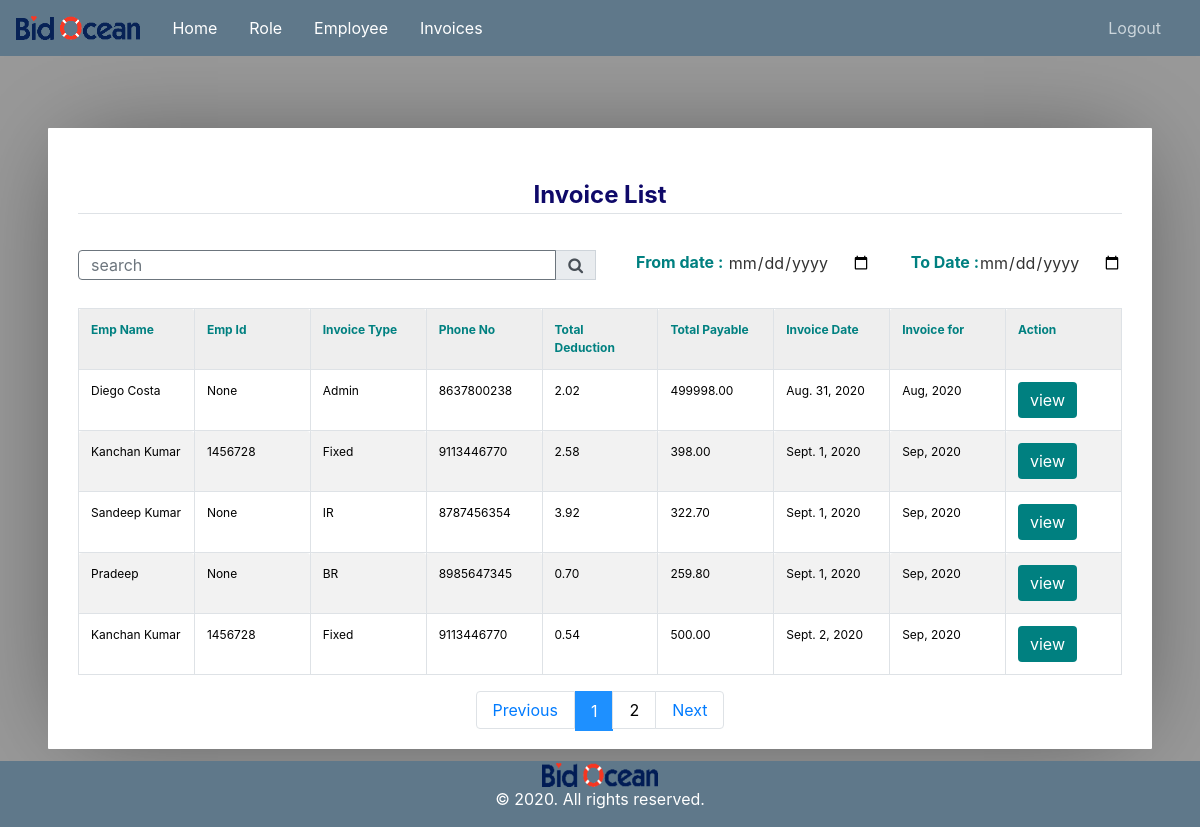
The app's page /invoice-list/ (signed in) with its own data.
### user_invoice/models.py (models this page shows, shortened)
class Invoice(models.Model):
	id                                 = models.AutoField(primary_key=True)
	invoice_date                       = models.DateField()
	monthdate                          = models.DateField()
	emp_type                           = models.CharField(max_length=150, null=True, blank=True)
	additional_auth_days               = models.CharField(max_length=100, default=0)
	wds_source_checked_completely      = models.CharField(max_length=200, default=0)
	new_solicitation_entered_correctly = models.CharField(max_length=200, default=0)
	updated_solicitation_by_addenda    = models.CharField(max_length=200, default=0)
	difficult_and_nonproductive_source = models.CharField(max_length=200, default=0)
	extra_hours_worked                 = models.CharField(max_length=200, default=0)
	file_attached                      = models.CharField(max_length=200, default=0)
	new_entities_added                 = models.CharField(max_length=200, default=0)
	ph_added_to_bid_list               = models.CharField(max_length=200, default=0)
	ph_edited_in_bid_list              = models.CharField(max_length=200, default=0)
	ph_deleted_in_bid_list             = models.CharField(max_length=200, default=0)
	extra_days_worked                  = models.CharField(max_length=200, default=0)
	total_pay                          = models.CharField(max_length=200, default=0)
	authorised_day_off                 = models.CharField(max_length=200, default=0)
	unauthorised_day_off               = models.CharField(max_length=200, default=0)
	total_working_days                 = models.CharField(max_length=200, default=0)
	total_days_worked                  = models.CharField(max_length=200, default=0)
	duplicate_entities                 = models.CharField(max_length=200, default=0)
	errors                             = models.CharField(max_length=200, default=0)
	fines                              = models.CharField(max_length=200, default=0)
	duplicate_solic                    = models.CharField(max_length=200, default=0)
	entity_cont_wrong                  = models.CharField(max_length=200, default=0)
	false_referal                      = models.CharField(max_length=200, default=0)
	fraudulent_solicitation_update     = models.CharField(max_length=200, default=0)
	source_returned_without_good_res   = models.CharField(max_length=200, default=0)
	missed_bidbond_and_specs           = models.CharField(max_length=200, default=0)
	missed_categories                  = models.CharField(max_length=200, default=0)
	missed_solic_or_addend_from_source = models.CharField(max_length=200, default=0)
	missed_incorrect_filetype          = models.CharField(max_length=200, default=0)
	missing_or_wrong_outside_link      = models.CharField(max_length=200, default=0)
	missing_or_wrong_term_contract     = models.CharField(max_length=200, default=0)
	not_posted_as_lead                 = models.CharField(max_length=200, default=0)
	other_error                        = models.CharField(max_length=200, default=0)
	other_serious_error                = models.CharField(max_length=200, default=0)
	refreshing_wds_page_to_diff_source = models.CharField(max_length=200, default=0)
	prevailing_wage_not_selected       = models.CharField(max_length=200, default=0)
	skipped_solicitation               = models.CharField(max_length=200, default=0)
	source_returned_without_a_note     = models.CharField(max_length=200, default=0)
	unexcused_unjustified_absence      = models.CharField(max_length=200, default=0)
	wrongbid_prebid_mandatory          = models.CharField(max_length=200, default=0)
	wrong_categories                   = models.CharField(max_length=200, default=0)
	wrong_geographic_location          = models.CharField(max_length=200, default=0)
	incomplete_and_incorrect_scope     = models.CharField(max_length=200, default=0)
	wrong_text_format                  = models.CharField(max_length=200, default=0)
	total_deduction                    = models.CharField(max_length=200, default=0)
	total_payable                      = models.CharField(max_length=200, default=0)
	emp_ownwer                         = models.ForeignKey(Employee, on_delete=models.SET_NULL, null=True, blank=True)
	is_approved                        = models.SmallIntegerField(default=0)

class Employee(models.Model):
	id       = models.AutoField(primary_key=True)
	name     = models.CharField(max_length=300)
	role     = models.ForeignKey(Role,on_delete=models.CASCADE)
	salary   = models.CharField(max_length=300, null=True, blank=True)
	address  = models.CharField(max_length=300)
	emp_id   = models.CharField(max_length=300, null=True, blank=True)
	phone_no = models.CharField(max_length=300)
	leaves   = models.IntegerField()
	auth_tbl = models.OneToOneField(User, on_delete=models.CASCADE)
	added_at = models.DateTimeField(auto_now_add=True)

class Role(models.Model):
    id         = models.AutoField(primary_key=True)
    name       = models.CharField(max_length=300)
    created_at = models.DateTimeField(auto_now_add=True)
    status     = models.SmallIntegerField(default=1)

### user_invoice/views.py (the view)
# urls.py: path('invoice-list/', views.InvoiceDisplayView.as_view(), name='invoice_list' ),
class InvoiceDisplayView(AdminPanelMixin, TemplateView):
    template_name = 'user_invoice/invoice_list.html'
    def get(self, request):
        employee  =  Employee.objects.get(auth_tbl=self.request.user)
        rolename  =  employee.role.name.lower()
        if rolename == 'admin' or  rolename == 'hr':
            invoice = Invoice.objects.all()
        else:
            invoice = Invoice.objects.filter(emp_ownwer=employee).all()
        search        = request.GET.get('search', None)
        from_date     = request.GET.get('from_date', None)
        to_date       = request.GET.get('to_date', None)
        if search is not None and search is not '':
            search = search.strip()
            invoice = invoice.filter(Q(emp_ownwer__name__icontains=search)|Q(emp_ownwer__address__icontains=search)|(Q(emp_ownwer__phone_no__icontains=search))|Q(emp_ownwer__emp_id__icontains=search))
        if (from_date is not None or to_date is not None) and (from_date != "" or to_date != ""):
            to_date   = datetime.strptime(to_date,"%Y-%m-%d").date()
            from_date = datetime.strptime(from_date,"%Y-%m-%d").date()
            invoice   = invoice.filter(invoice_date__gte=from_date, invoice_date__lte=to_date)
        paginator        = Paginator(invoice,5)
        page             = request.GET.get('page')
        paginatedcontent = paginator.get_page(page)
        context = {
            'invoices' : paginatedcontent,
            'title'    : 'Invoice list',
            'role'     : rolename
        }
        return render(request, self.template_name, context)

### user_invoice/mixin.py (called while the page is built)
    def test_func(self):
        return self.request.user.is_staff or self.request.user.is_superuser

### user_invoice/templates/user_invoice/invoice_list.html (shortened to what this page needs)
{% extends "user_invoice/base.html" %}
{% load crispy_forms_tags %}
{% block content %}
    <div class='container'>
		<table  width="100%">
			<tr>
				<legend class="border-bottom mb-4" style="color: rgb(15, 9, 105);text-align: center;"><b> Invoice List </b></legend>
				<td align="right"></td>
			</tr>
		</table>
		<form>
			<table>
				<tr>
					<link rel="stylesheet" href="https://stackpath.bootstrapcdn.com/font-awesome/4.7.0/css/font-awesome.min.css">
					<div class="form-group w-40" >
						<div class="input-group mb-3">
							<input type="text" name="search" style="width: 30px;height: 30px;" class="form-control border-secondary py-2" value="{{request.GET.search}}" placeholder="search">
							<div class="input-group-append">
							 <button class="input-group-text" style="height: 30px;" type="submit" name="submitbtn" value="Search"><i class="fa fa-search"></i>
							</div>
							<p style="margin-left: 40px;"><b style="color: teal;"> From date :</b> <input type="date" name="from_date" value="{{request.GET.from_date}}"></p>
								<p style="margin-left: 40px;"><b style="color: teal;"> To Date :</b><input type="date" name="to_date" value="{{request.GET.to_date}}"></p>
						</div>
				</tr>
			</table>
		</form>
		<table cellpadding="0" cellspacing="0" border="0" class="table table-bordered table-striped  display" width="100%">
			<tr>
				<th style="color: teal;"><b> Emp Name </b></th>
				<th style="color: teal;"><b> Emp Id </b></th>
				<th style="color: teal;"><b> Invoice Type</b></th>
				<th style="color: teal;"><b> Phone No </b></th>
				<th style="color: teal;"><b> Total Deduction </b></th>
				<th style="color: teal;"><b> Total Payable </b></th>
				<th style="color: teal;"><b> Invoice Date</b></th>
				<th style="color: teal;"><b> Invoice for</b></th>
				<th style="color: teal;"><b> Action</b></th>
			</tr>
			{% for invoice in invoices %}
			<tr>
				<td style="color: black;">{{invoice.emp_ownwer.name}}</td>
				<td style="color: black;">{{invoice.emp_ownwer.emp_id}}</td>
				<td style="color: black;">{{invoice.emp_ownwer.role.name}}</td>
				<td style="color: black;">{{invoice.emp_ownwer.phone_no}}</td>
				<td style="color: black;">{{invoice.total_deduction}}</td>
				<td style="color: black;">{{invoice.total_payable}}</td>
				<td style="color: black;">{{invoice.invoice_date}}</td>
				<td style="color: black;">{{invoice.monthdate|date:"M, Y"}}</td>
				<td style="color: black;"><a href="{% if invoice.emp_ownwer.role.name|lower == 'ir' %}{% url 'edit_ir' invoice.pk %}{% elif invoice.emp_ownwer.role.name|lower == 'br' %}{% url 'edit_br' invoice.pk %}{% else %}{% url 'edit_fixed' invoice.pk %}{% endif %}"><button class="btn btn-primary" style="background-color:teal;border: none;">view</button></a></td>
			</tr>
			{% endfor %}
		</table>
		</div>
{% if invoices.paginator.num_pages > 1 %}
  <nav aria-label="Page navigation example" style="margin-bottom: 30px;">
  <ul class="pagination justify-content-center">
    {% if invoices.has_previous %}
      <li class="text-dark page-item" style="margin-bottom: 20px;"><a class="page-link text-primary font-weight-bolder" href="?page={{ invoices.previous_page_number }}">Previous</a></li>
    {% else %}
      <li class="page-item disabled" style="margin-bottom: 20px;"><a class="page-link text-primary font-weight-bolder" href="#">Previous</a></li>
    {% endif %}
    {% for i in invoices.paginator.page_range %}
      {% if invoices.number == i %}
        <li class="page-item active">
          <a class="active" style="" href="?page={{ i }}">{{i}}</a>
        </li>
      {% elif i > invoices.number|add:'-5' and i < invoices.number|add:'5' %}
        <li class="page-item {% if i == invoices.number %} active {% endif %}">
          <a class="page-link font-weight-bolder" href="?page={{ i }}">{{i}}</a>
        </li>
      {% endif %}
    {% endfor %}
    {% if invoices.has_next %}
      <li class="page-item"><a class="page-link text-primary font-weight-bolder" href="?page={{ invoices.next_page_number }}">Next</a></li>
    {% else %}
      <li class="page-item disabled"><a class="page-link text-primary font-weight-bolder" href="#">Next</a></li>
    {% endif %}
  </ul>
</nav>
  {% endif %}
{% endblock content %}

### user_invoice/static/user_invoice/main.css (style rules this page uses)
body { background: #fafafa; color: #333333; margin-top: 5rem; }
ul { margin: 0; }

### user_invoice/templates/user_invoice/base.html (style rules this page uses)
a { color: white; }

### user_invoice/templates/user_invoice/invoice_list.html (style rules this page uses)
* { border: 0; color: inherit; font-family: inherit; font-size: inherit; font-style: inherit; font-weight: inherit; line-height: inherit; list-style: none; margin: 0; padding: 0; text-decoration: none; vertical-align: top; }
table { font-size: 75%; table-layout: fixed; width: 100%; }
table { border-collapse: collapse; border-spacing: 2px; }
th, td { border-width: 0px; padding: 0.5em; position: relative; }
th, td { border-radius: 0.25em; border-style: solid; }
th { background: #EEE; border-color: #BBB; }
td { border-color: #DDD; }
html { font: 16px/1 'Open Sans', sans-serif; overflow: auto; padding: 0.5in; }
html { background: #999; cursor: default; }
body { background: #FFF; border-radius: 1px; box-shadow: 0 0 1in -0.25in rgba(0, 0, 0, 0.5); }
.pagination a { color: black; float: left; padding: 8px 16px; text-decoration: none; transition: background-color .3s; }
.pagination a.active { background-color: dodgerblue; color: white; }

### records on screen
Invoice: emp_ownwer.name "Diego Costa", emp_ownwer.emp_id "None", emp_ownwer.role.name "Admin", emp_ownwer.phone_no "8637800238", total_deduction "2.02", total_payable "499998.00", invoice_date "Aug. 31, 2020", monthdate "Aug, 2020"
Invoice: emp_ownwer.name "Kanchan Kumar", emp_ownwer.emp_id "1456728", emp_ownwer.role.name "Fixed", emp_ownwer.phone_no "9113446770", total_deduction "2.58", total_payable "398.00", invoice_date "Sept. 1, 2020", monthdate "Sep, 2020"
Invoice: emp_ownwer.name "Sandeep Kumar", emp_ownwer.emp_id "None", emp_ownwer.role.name "IR", emp_ownwer.phone_no "8787456354", total_deduction "3.92", total_payable "322.70", invoice_date "Sept. 1, 2020", monthdate "Sep, 2020"
Invoice: emp_ownwer.name "Pradeep", emp_ownwer.emp_id "None", emp_ownwer.role.name "BR", emp_ownwer.phone_no "8985647345", total_deduction "0.70", total_payable "259.80", invoice_date "Sept. 1, 2020", monthdate "Sep, 2020"
Invoice: emp_ownwer.name "Kanchan Kumar", emp_ownwer.emp_id "1456728", emp_ownwer.role.name "Fixed", emp_ownwer.phone_no "9113446770", total_deduction "0.54", total_payable "500.00", invoice_date "Sept. 2, 2020", monthdate "Sep, 2020"

### other values on screen
{{ i }} "1"
{{ i }} "2"
